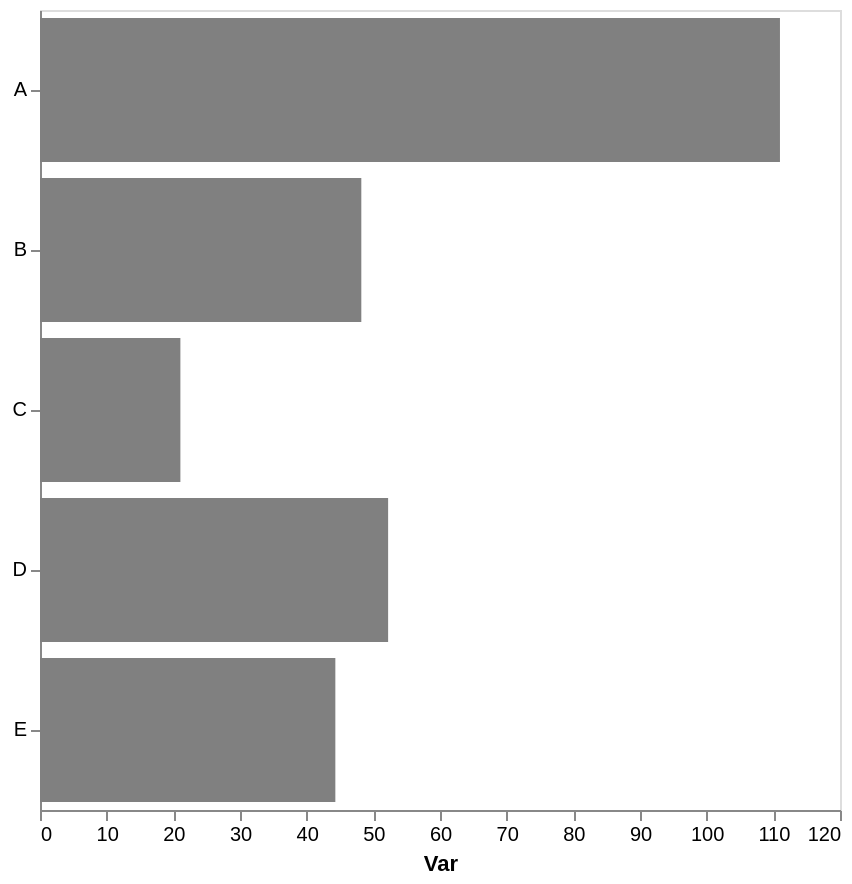

Vega-Lite specification stored for this chart:
### Vega-Lite specification from a JSON file in a GitHub repository (floating-point values rounded to 4 significant figures)
{"config": {"view": {"continuousWidth": 300, "continuousHeight": 300}, "axis": {"grid": false}, "bar": {"color": "gray"}}, "data": {"name": "data-4b07f16f520468b58f78537fe0f1862a"}, "mark": {"type": "bar"}, "encoding": {"x": {"aggregate": "mean", "axis": {"title": "Var"}, "field": "var1", "type": "quantitative"}, "y": {"axis": {"title": null}, "field": "cat", "type": "nominal"}}, "height": 400, "width": 400, "$schema": "https://vega.github.io/schema/vega-lite/v5.17.0.json", "datasets": {"data-4b07f16f520468b58f78537fe0f1862a": [{"cat": "D", "var1": 60.94, "var2": 42.61}, {"cat": "A", "var1": 103.2, "var2": 48.91}, {"cat": "D", "var1": 43.04, "var2": 51.67}, {"cat": "E", "var1": 44.3, "var2": 67.23}, {"cat": "D", "var1": 52.67, "var2": 40.57}, {"cat": "B", "var1": 51.79, "var2": 61.83}, {"cat": "B", "var1": 43.44, "var2": 41.85}, {"cat": "A", "var1": 118.8, "var2": 56.03}, {"cat": "C", "var1": 19.95, "var2": 60.5}, {"cat": "B", "var1": 65.38, "var2": 49.99}, {"cat": "B", "var1": 32.18, "var2": 46.37}, {"cat": "C", "var1": 22.16, "var2": 33.84}]}}
